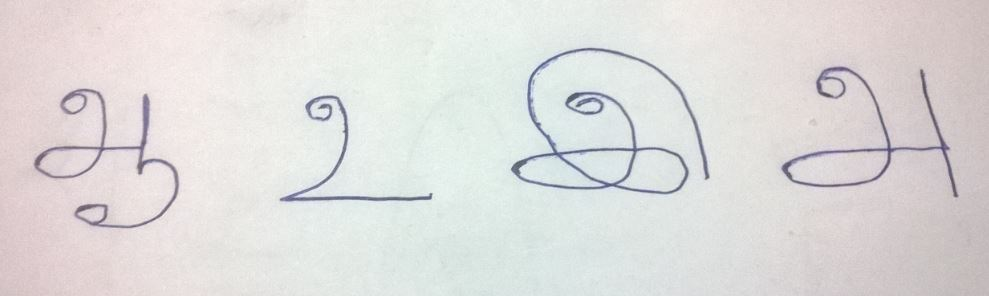
%> input picture OCR/ganesh_image.jpg, 989 x 296 px
$ octave dct_test.m   (GNU Octave 9; MATLAB toolbox functions it lacks are replaced by stand-ins)
%> lines starting %> are read from the running program, lines starting %| are printed output that depends on the picture; in (x1, y1, x2, y2) boxes, pixels count from 0 and x2, y2 are one past the last pixel; in counts of white or black regions, pixels touching at a corner belong together; the program's own positions count from 1
### OCR/crop.m


function im=crop(im2,row,col)
%assert(nargin==3,'Number of arguments should be 3');


for i=1:row
    b=im2(i,1:col);
    if sum(b)>2
       % pause
        row1=i-9;break;
    end

end

for i=row:-1:1
    b=im2(i,1:col);

    %c=find(b);
    if sum(b)>2
        row2=i+9;break;
    end

end

row1

row2


im=imcrop(im2,[1 row1 col row2-row1]);

### OCR/dct_test.m

file_name='ganesh_image.jpg';
assert(exist(file_name,'file')~=0,'File %s not found!',file_name);


img5=imread(file_name);
%> img5 is the input picture: size 296x989x3 uint8; mean R, G, B 222.6, 220.8, 219.7

imshow(img5);
assert(size(img5,3)==3,'Input image should be in RGB Format');
img=rgb2gray(img5);
img=img5
charCount=0;
characters=zeros(10,(64*4));
prun_count=1;
figure,
imshow(img);
% img=not(img);
[row col]=size(img);
%> row = 296; col = 2967
assert(and(row>20,col>20),'Number of rows and number of columns should be at least 20!')

%otsuthreshold=graythresh(img);
img=im2bw(img,0.7);%otsuthreshold);
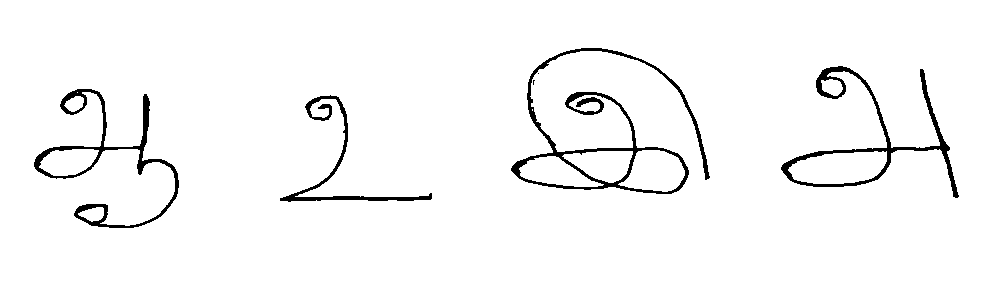
%> img: size 296x989 logical; 96.8% white; 6 black regions (2 under 20 px), largest, box (x1, y1, x2, y2) and area: (511, 48, 710, 194) 3336, (781, 66, 959, 198) 2426, (34, 89, 179, 228) 2347, (280, 95, 432, 202) 1304

imshow(img);
figure,

disp(col);
%| 2967

[row col]=size(img);
%> col = 989
row
%> row = 296
col
%> col = 989


insid=0;
iter=ones(row,1);
col=col-1;
%> col = 988
i=1;
img=bwareaopen(img,20);
%> img: size 296x989 logical; 96.8% white; 6 black regions (2 under 20 px), largest, box (x1, y1, x2, y2) and area: (511, 48, 710, 194) 3338, (781, 66, 959, 198) 2426, (34, 89, 179, 228) 2348, (280, 95, 432, 202) 1304
figure,
imshow(img);

img=bwmorph(img,'majority');
%> img: size 296x989 logical; 96.8% white; 8 black regions (4 under 20 px), largest, box (x1, y1, x2, y2) and area: (511, 48, 710, 194) 3348, (781, 66, 959, 198) 2434, (34, 89, 179, 228) 2358, (280, 96, 432, 202) 1305
imshow(img);
while i<=col
    i
    check=isequal(img(:,i),iter);
    check=~check;
    insid=0;
    if check

        start=i;
        start
        stop=i;

        width=1;
        j=i;

        while and(check,j<=col)

            insid=1;
          stop=stop+1;
          width=width+1;
          j=j+1;
           check=isequal(img(:,j),iter);
           check=~check;
        end

        if width >= 10
        figure,
        stop
        width
        letter=imcrop(img,[start 1 width row]);

%         add=ones(row,40);
%         letter=[add letter];
%         letter=[letter add];
        [r c]=size(letter);
       letter=not(crop(not(letter),r,c));

       imshow(letter);

        %        letter=bwmorph(letter,'erode');
%         letter=bwmorph(letter,'erode');
        st=imresize(letter,[64,64]);
        st1=uint8(st);
        st1(st1==1)=255;
       % dct_st1=dct2(st1);
        block_img=zeros(8,8);
        for m=1:8:57
            for n=1:8:57
               % block_img=dct_st1(m:m+7,n:n+7);
                block_img=st1(m:m+7,n:n+7);
                dct_st1=dct2(block_img);
              % arr=zigzag(block_img);
                arr=zigzag(dct_st1);
                pruned_arr(prun_count:prun_count+3)=arr(1:4);
                prun_count=prun_count+4;

            end
         end
         %arr=zigzag(dct_st1);

        charCount=charCount+1;
        characters(charCount,:)=pruned_arr(1:(64*4));

        prun_count=1;


        end
    end
  if insid==0
      i=i+1;
  else
      i=i+width;
  end
end
%> this loop made 313 passes
%> (i, start) on pass 34: (181, 35)
%> i on passes 2 to 7: 4, 5, 6, 7, 8, 9
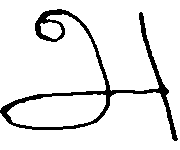
%> letter: size 150x180 logical; 91% white; 1 black region, box (x1, y1, x2, y2) and area: (0, 9, 178, 141) 2434
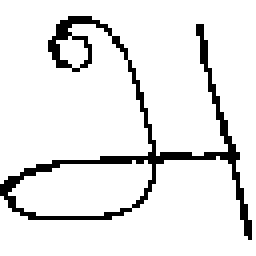
%> st: size 64x64 logical (shown 4 times larger); 90.9% white; black in thin lines or dots, all inside (x1, y1, x2, y2) = (0, 4, 63, 60)
%> after the loop, arr = 64 values, max 1816.9 at index 1, min -222.3 at index 3, mean 30.54; block_img = [255 255 255 255 255 0 0 255; 255 255 255 255 255 0 0 255; 255 255 255 255 255 0 0 255; 255 255 255 255 255 255 0 255; 255 255 255 255 255 255 255 255; 255 255 255 255 255 255 255 255; 255 255 255 255 255 255 255 255; 255 255 255 255 255 255 255 255]; c = 180; charCount = 4; dct_st1 = [1816.9 225.1 -17.25 -167.8 223.1 -150.5 41.65 12.27; -222.3 219.7 -4.76 -179.9 222.3 -130.8 11.49 34.74; -41.65 32.72 22.54 -57.77 41.65 11.49 -54.41 48.97; 56.09 -59.9 13.55 32.73 -56.09 51.99 -32.72 13.62; 31.88 -25.04 -17.25 44.21 -31.88 -8.79 41.65 -37.48; -16.73 23.72 -20.28 6.91 16.73 -40.46 48.97 -33.5; -17.25 13.55 9.34 -23.93 17.25 4.76 -22.54 20.28; 1.75 -10.34 23.93 -23.11 -1.75 37.73 -57.77 43.02]; i = 989; j = 960; pruned_arr = 256 values, max 2040 at index 1, min -607.9 at index 158, mean 461.7; start = 782; stop = 960; width = 179

$ run again, with OCR/c.jpg copied over OCR/ganesh_image.jpg
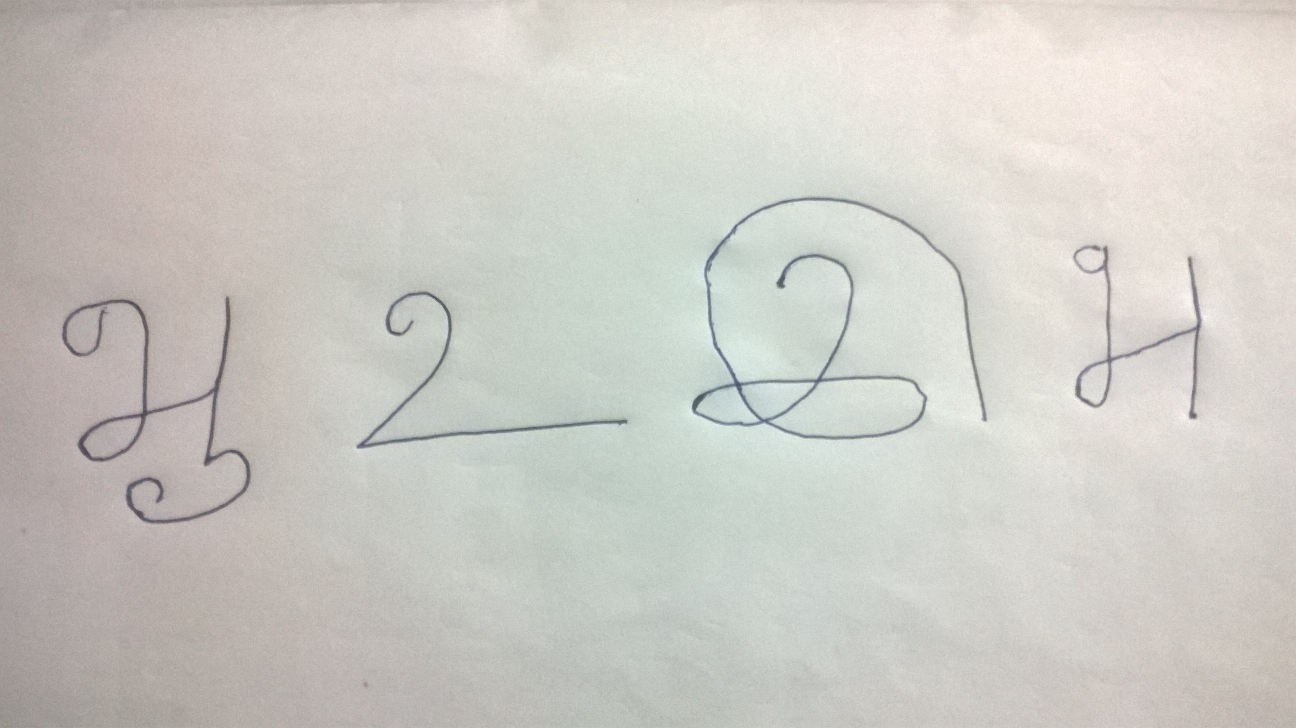
%> input picture OCR/c.jpg, 2592 x 1456 px (shown at 1/2 size)
%> img5 is the input picture: size 1456x2592x3 uint8; mean R, G, B 204.8, 203.4, 197.3
%| 7776
%> `img=bwmorph(img,'majority');`:
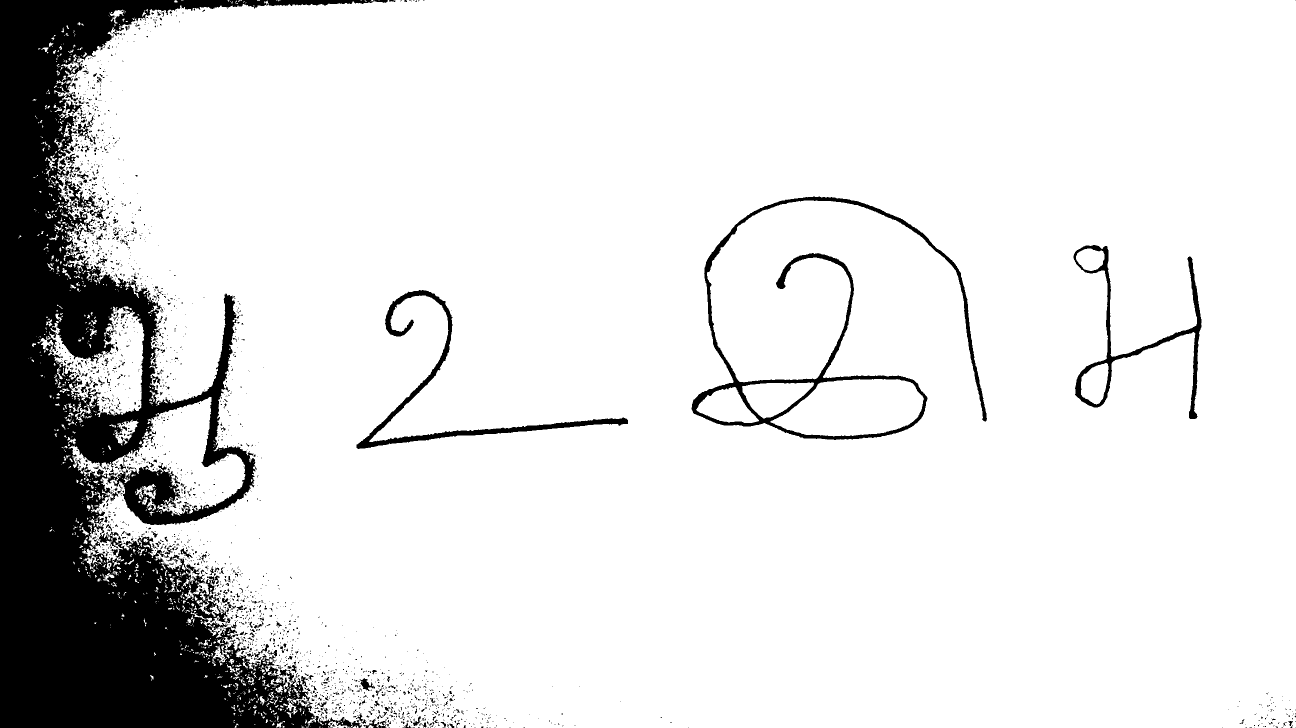
%> img: size 1456x2592 logical (shown at 1/2 size); 87.8% white; 2610 black regions (2387 under 20 px), largest, box (x1, y1, x2, y2) and area: (0, 0, 776, 1456) 400522, (1383, 393, 1974, 880) 21055, (713, 580, 1256, 898) 10989
%> the loop `while i<=col` made 388 passes
%> after the loop `while i<=col`:
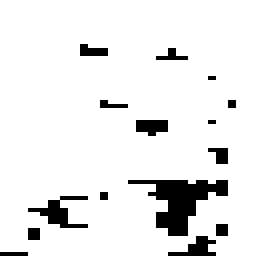
%> st: size 64x64 logical (shown 4 times larger); 91.6% white; 15 black regions (11 under 20 px), largest, box (x1, y1, x2, y2) and area: (32, 45, 57, 59) 153, (7, 49, 22, 57) 47, (42, 59, 54, 64) 30, (34, 30, 42, 34) 26
%> after the loop `while i<=col`: arr = 64 values, max 1944.4 at index 1, min -148 at index 5, mean 5.64; block_img = [0 255 255 255 255 255 255 255; 0 255 255 255 255 255 255 255; 0 255 255 255 255 255 255 255; 255 255 255 255 255 255 255 255; 255 255 255 255 255 255 255 255; 255 255 255 255 255 255 255 255; 255 255 255 255 255 255 255 255; 255 255 255 255 255 255 255 255]; c = 26; charCount = 6; dct_st1 = [1944.4 -132.6 -124.9 -112.4 -95.62 -75.13 -51.75 -26.38; -106.7 -148 -139.5 -125.5 -106.7 -83.86 -57.77 -29.45; -41.65 -57.77 -54.41 -48.97 -41.65 -32.72 -22.54 -11.49; 15.53 21.53 20.28 18.26 15.53 12.2 8.4 4.28; 31.88 44.21 41.65 37.48 31.88 25.04 17.25 8.79; 10.37 14.39 13.55 12.2 10.37 8.15 5.61 2.86; -17.25 -23.93 -22.54 -20.28 -17.25 -13.55 -9.34 -4.76; -21.23 -29.45 -27.74 -24.97 -21.23 -16.68 -11.49 -5.86]; i = 2593; j = 2592; pruned_arr = 256 values, max 2040 at index 1, min -541.4 at index 248, mean 464.9; start = 2590; stop = 2592; width = 3
